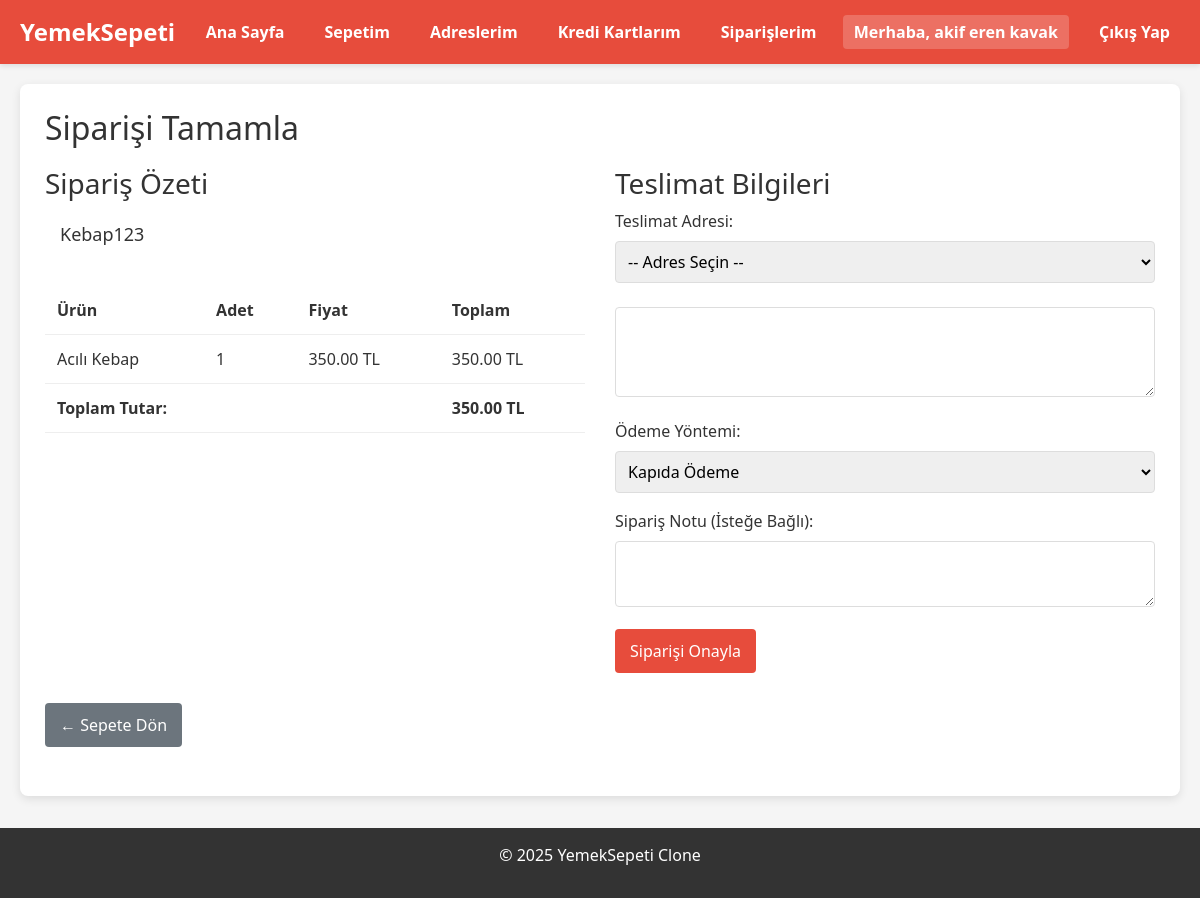
Page /checkout (signed in) on the committed database.
### models.py (models this page shows, shortened)
class User(db.Model):
    id = db.Column(db.Integer, primary_key=True)
    name = db.Column(db.String(100), nullable=False)
    email = db.Column(db.String(100), unique=True, nullable=False)
    password = db.Column(db.String(100), nullable=False)
    phone = db.Column(db.String(15), nullable=True)
    address = db.Column(db.Text, nullable=True)
    user_type = db.Column(db.String(20), nullable=False)  # 'admin', 'restaurant', 'user', 'delivery'
    created_at = db.Column(db.DateTime, default=lambda: datetime.now(timezone.utc))
    is_active = db.Column(db.Boolean, default=True)
    reset_code = db.Column(db.String(100), nullable=True)
    reset_code_expiry = db.Column(db.DateTime, nullable=True)
    restaurant = db.relationship('Restaurant', backref='owner', uselist=False)
    addresses = db.relationship('Address', backref='user', lazy=True)

class Restaurant(db.Model):
    id = db.Column(db.Integer, primary_key=True)
    user_id = db.Column(db.Integer, db.ForeignKey('user.id'), nullable=False)
    restaurant_name = db.Column(db.String(100), nullable=False)
    cuisine_type = db.Column(db.String(50), nullable=False)
    tax_id = db.Column(db.String(20), unique=True, nullable=False)
    is_approved = db.Column(db.Boolean, default=False)
    rating = db.Column(db.Float, default=0.0)
    created_at = db.Column(db.DateTime, default=lambda: datetime.now(timezone.utc))
    image_path = db.Column(db.String(255), nullable=True, default='default_restaurant.png')

class Menu(db.Model):
    id = db.Column(db.Integer, primary_key=True)
    restaurant_id = db.Column(db.Integer, db.ForeignKey('restaurant.id'), nullable=False)
    item_name = db.Column(db.String(100), nullable=False)
    description = db.Column(db.Text, nullable=True)
    price = db.Column(db.Float, nullable=False)
    is_available = db.Column(db.Boolean, default=True)
    category = db.Column(db.String(50), nullable=False, default = "diğer")  # e.g., 'appetizer', 'main course', 'dessert'
    restaurant = db.relationship('Restaurant', backref='menu_items')

### app.py (the view)
@app.route("/checkout")
@login_required
def checkout():
    cart = Cart.query.filter_by(user_id=session['user_id']).first()
    if not cart or not cart.items:
        flash('Sepetiniz boş.', 'warning')
        return redirect(url_for('home'))
    items = []
    total = 0
    for cart_item in cart.items:
        menu_item = cart_item.menu_item
        item_total = menu_item.price * cart_item.quantity
        total += item_total
        items.append({
            'id': cart_item.id,
            'menu_item': menu_item,
            'quantity': cart_item.quantity,
            'item_total': item_total
        })
    restaurant = Restaurant.query.get(cart.restaurant_id)
    user = User.query.get(session['user_id'])
    addresses = user.addresses
    default_address_obj = next((addr for addr in addresses if addr.is_default), None)
    if default_address_obj:
        full_address = f"{default_address_obj.address_line}, {default_address_obj.city}, {default_address_obj.postal_code}"
    else:
        full_address = ""
    credit_cards = CreditCard.query.filter_by(user_id=session['user_id']).all()
    return render_template(
        "checkout.html",
        cart=cart,
        items=items,
        restaurant=restaurant,
        total=total,
        default_address=full_address,
        addresses=[{
            'address_line': f"{a.address_line}, {a.city}, {a.postal_code}",
            'is_default': a.is_default
        } for a in addresses],
        credit_cards=credit_cards  # Kredi kartlarını template'e gönder
    )

### app.py (called while the page is built)
def login_required(f):
    @wraps(f)
    def decorated_function(*args, **kwargs):
        if 'logged_in' not in session:
            flash('Bu sayfaya erişmek için giriş yapmalısınız', 'danger')
            return redirect(url_for('login'))
        return f(*args, **kwargs)
    return decorated_function

### templates/checkout.html (shortened to what this page needs)
{% extends "base.html" %}
{% block content %}
<div class="checkout-container">
    <h2>Siparişi Tamamla</h2>
    <div class="checkout-content">
        <div class="order-summary">
            <h3>Sipariş Özeti</h3>
            <div class="restaurant-info">
                <h4>{{ restaurant.restaurant_name }}</h4>
            </div>
            <div class="order-items">
                <table class="order-table">
                    <thead>
                        <tr>
                            <th>Ürün</th>
                            <th>Adet</th>
                            <th>Fiyat</th>
                            <th>Toplam</th>
                        </tr>
                    </thead>
                    <tbody>
                        {% for item in items %}
                            <tr>
                                <td>{{ item.menu_item.item_name }}</td>
                                <td>{{ item.quantity }}</td>
                                <td>{{ "%.2f"|format(item.menu_item.price) }} TL</td>
                                <td>{{ "%.2f"|format(item.item_total) }} TL</td>
                            </tr>
                        {% endfor %}
                    </tbody>
                    <tfoot>
                        <tr>
                            <td colspan="3" class="text-right"><strong>Toplam Tutar:</strong></td>
                            <td><strong>{{ "%.2f"|format(total) }} TL</strong></td>
                        </tr>
                    </tfoot>
                </table>
            </div>
        </div>
        <div class="delivery-info">
            <h3>Teslimat Bilgileri</h3>
            <form action="{{ url_for('place_order') }}" method="POST">
                <div class="form-group">
                    <label for="address">Teslimat Adresi:</label>
                    <select id="address_select" onchange="document.getElementById('address').value = this.value">
                        <option value="">-- Adres Seçin --</option>
                    </select>
                    <br><br>
                    <textarea name="address" id="address" rows="3" required>{{ default_address }}</textarea>
                </div>
                <div class="form-group">
                    <label for="payment_method">Ödeme Yöntemi:</label>
                    <select name="payment_method" id="payment_method" required onchange="toggleCreditCardOptions()">
                        <option value="cash">Kapıda Ödeme</option>
                    </select>
                </div>
                <div class="form-group">
                    <label for="notes">Sipariş Notu (İsteğe Bağlı):</label>
                    <textarea name="notes" id="notes" rows="2"></textarea>
                </div>
                <button type="submit" class="btn btn-primary btn-large">Siparişi Onayla</button>
            </form>
        </div>
    </div>
    <div class="back-link">
        <a href="{{ url_for('view_cart') }}" class="btn btn-secondary">← Sepete Dön</a>
    </div>
</div>
{% endblock %}

### templates/base.html (shortened to what this page needs)
<!DOCTYPE html>
<link href="https://cdn.jsdelivr.net/npm/bootstrap@5.3.0/dist/css/bootstrap.min.css" rel="stylesheet">
<html lang="en">
<head>
    <link rel="stylesheet" href="{{ url_for('static', filename='styles.css') }}">
    <link rel="stylesheet" href="https://cdnjs.cloudflare.com/ajax/libs/font-awesome/5.15.3/css/all.min.css">
</head>
<body>
    <header>
        <h1><a href="/">YemekSepeti</a></h1>
        <nav>
            <a href="/">Ana Sayfa</a>
            {% if session.logged_in %}
                {% if session.user_type == 'user' %}
                <a href="{{ url_for('cart') }}">Sepetim</a>
                <a href="{{ url_for('list_addresses') }}">Adreslerim</a>
                <a href="{{ url_for('credit_cards') }}">Kredi Kartlarım</a>
                <a href="{{ url_for('user_orders') }}">Siparişlerim</a>
                {% elif session.user_type == 'admin' %}
                    <a href="{{ url_for('admin_dashboard') }}">Admin Paneli</a>
                {% elif session.user_type == 'delivery' %}
                    <a href="{{ url_for('delivery_dashboard') }}">Kurye Paneli</a>
                {% elif session.user_type == 'restaurant' %}
                    <a href="{{ url_for('restaurant_dashboard') }}">Restoran Paneli</a>
                {% endif %}
                <span class="user-greeting">Merhaba, {{ session.name }}</span>
                <a href="{{ url_for('logout') }}">Çıkış Yap</a>
            {% else %}
                <a href="{{ url_for('login') }}">Giriş Yap</a>
            {% endif %}
        </nav>
    </header>
    <main>
        {% block content %}{% endblock %}
    </main>
    <footer>
        <p>&copy; 2025 YemekSepeti Clone</p>
    </footer>
</body>
</html>

### static/styles.css (style rules this page uses)
body { font-family: Arial, sans-serif; margin: 0; padding: 0; background-color: #f8f9fa; }
header { background-color: #e60000; color: white; padding: 1em; display: flex; justify-content: space-between; align-items: center; }
header a { color: white; text-decoration: none; font-weight: bold; }
nav a { margin-left: 1em; color: white; }
nav .user-greeting { margin-left: 1em; color: white; font-weight: bold; padding: 0.3em 0.7em; background-color: rgba(255, 255, 255, 0.2); border-radius: 4px; }
main { padding: 2em; max-width: 1200px; margin: 0 auto; }
footer { text-align: center; padding: 1em; background-color: #f2f2f2; margin-top: 2em; }
.form-group { margin-bottom: 1em; }
.form-group label { display: block; margin-bottom: 0.5em; }
.form-group input, .form-group select, .form-group textarea { width: 100%; padding: 0.5em; border: 1px solid #ddd; border-radius: 4px; }
.btn { padding: 0.5em 1em; border: none; border-radius: 4px; cursor: pointer; font-weight: bold; }
.btn-primary { background-color: #e60000; color: white; }
.btn-secondary { background-color: #6c757d; color: white; }
.back-link { margin-bottom: 1.5em; }
body { font-family: 'Segoe UI', Tahoma, Geneva, Verdana, sans-serif; margin: 0; padding: 0; background-color: #f5f5f5; color: #333; }
header { background-color: #e74c3c; color: white; padding: 15px 20px; box-shadow: 0 2px 5px rgba(0, 0, 0, 0.1); display: flex; justify-content: space-between; align-items: center; }
header h1 { margin: 0; font-size: 24px; }
header h1 a { color: white; text-decoration: none; }
nav { display: flex; align-items: center; }
nav a { color: white; text-decoration: none; margin-left: 20px; padding: 5px 10px; border-radius: 4px; transition: background-color 0.3s ease; }
.user-greeting { color: white; margin-left: 20px; font-weight: 500; }
main { max-width: 1200px; margin: 20px auto; padding: 0 20px; }
footer { background-color: #333; color: white; text-align: center; padding: 15px; position: relative; bottom: 0; width: 100%; }
.form-group { flex: 1; min-width: 200px; }
.btn { display: inline-block; padding: 10px 15px; border: none; border-radius: 4px; cursor: pointer; text-decoration: none; font-weight: 500; text-align: center; transition: background-color 0.3s, transform 0.2s; }
.btn-primary { background-color: #e74c3c; color: white; }
.restaurant-info { padding: 15px; }
.restaurant-info h4 { margin-top: 0; margin-bottom: 10px; color: #333; font-size: 18px; }

### templates/checkout.html (style rules this page uses)
.checkout-container { background-color: white; border-radius: 8px; padding: 25px; box-shadow: 0 3px 10px rgba(0, 0, 0, 0.1); }
.checkout-content { display: grid; grid-template-columns: 1fr 1fr; gap: 30px; margin-top: 20px; }
.order-table { width: 100%; border-collapse: collapse; margin-top: 15px; }
.order-table th, .order-table td { padding: 12px; text-align: left; border-bottom: 1px solid #eee; }
.text-right { text-align: right; }
.back-link { margin-top: 30px; }

### rows in the picture
User: name "akif eren kavak"
Restaurant: restaurant_name "Kebap123"
Menu: menu_item.item_name "Acılı Kebap", menu_item.price "350.00"

### other values in the picture
{{ item.quantity }} "1"
{{ "%.2f"|format(item.item_total) }} "350.00"
{{ "%.2f"|format(total) }} "350.00"
